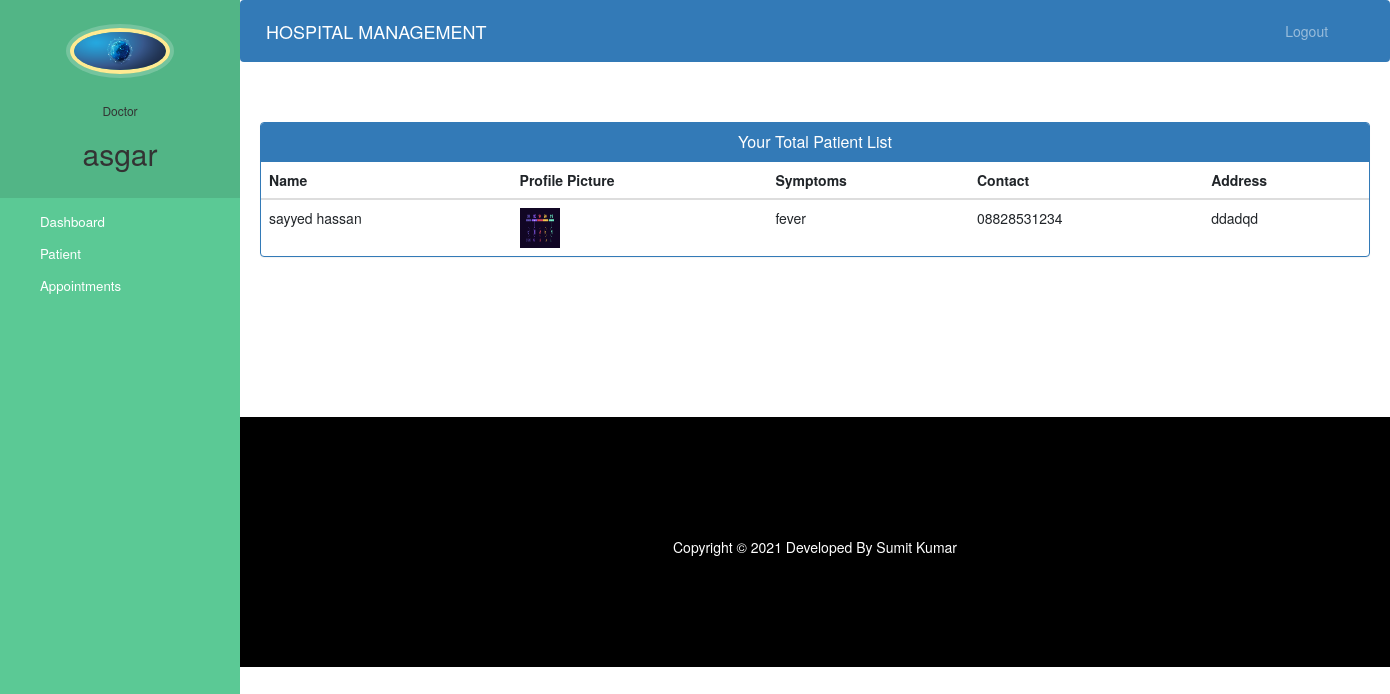
Page /doctor-view-patient (signed in) on the committed database.
### hospital/models.py (models this page shows, shortened)
class Doctor(models.Model):
    user=models.OneToOneField(User,on_delete=models.CASCADE)
    profile_pic= models.ImageField(upload_to='profile_pic/DoctorProfilePic/',null=True,blank=True)
    address = models.CharField(max_length=40)
    mobile = models.CharField(max_length=20,null=True)
    department= models.CharField(max_length=50,choices=departments,default='Cardiologist')
    status=models.BooleanField(default=False)

class Patient(models.Model):
    user=models.OneToOneField(User,on_delete=models.CASCADE)
    profile_pic= models.ImageField(upload_to='profile_pic/PatientProfilePic/',null=True,blank=True)
    address = models.CharField(max_length=40)
    mobile = models.CharField(max_length=20,null=False)
    symptoms = models.CharField(max_length=100,null=False)
    assignedDoctorId = models.PositiveIntegerField(null=True)
    admitDate=models.DateField(auto_now=True)
    status=models.BooleanField(default=False)
    @property
    def get_name(self):
        return self.user.first_name+" "+self.user.last_name

### hospital/views.py (the view)
# urls.py: path('doctor-view-patient', views.doctor_view_patient_view,name='doctor-view-patient'),
@login_required(login_url='doctorlogin')
@user_passes_test(is_doctor)
def doctor_view_patient_view(request):
    patients=models.Patient.objects.all().filter(status=True,assignedDoctorId=request.user.id)
    doctor=models.Doctor.objects.get(user_id=request.user.id) #for profile picture of doctor in sidebar
    return render(request,'hospital/doctor_view_patient.html',{'patients':patients,'doctor':doctor})

### hospital/views.py (called while the page is built)
def is_doctor(user):
    return user.groups.filter(name='DOCTOR').exists()

### templates/hospital/doctor_view_patient.html (shortened to what this page needs)
{% extends 'hospital/doctor_base.html' %}
{% block content %}
{%load static%}
<head>
  <link href="//netdna.bootstrapcdn.com/bootstrap/3.0.0/css/bootstrap.min.css" rel="stylesheet" id="bootstrap-css">
</head>
<div class="container">
  <div class="panel panel-primary">
    <div class="panel-heading">
      <h6 class="panel-title">Your Total Patient List</h6>
    </div>
    <table class="table table-hover" id="dev-table">
      <thead>
        <tr>
          <th>Name</th>
          <th>Profile Picture</th>
          <th>Symptoms</th>
          <th>Contact</th>
          <th>Address</th>
        </tr>
      </thead>
      {% for p in patients %}
      <tr>
        <td> {{p.get_name}}</td>
        <td> <img src="{% static p.profile_pic.url %}" alt="Profile Pic" height="40px" width="40px" /></td>
        <td>{{p.symptoms}}</td>
        <td>{{p.mobile}}</td>
        <td>{{p.address}}</td>
      </tr>
      {% endfor %}
    </table>
  </div>
</div>
{% endblock content %}

### templates/hospital/doctor_base.html (shortened to what this page needs)
<!DOCTYPE html>
{% load static %}
<html lang="en">
<head>
  <link rel="stylesheet" href="https://stackpath.bootstrapcdn.com/bootstrap/4.3.1/css/bootstrap.min.css">
  <link rel="stylesheet" href="https://maxcdn.bootstrapcdn.com/font-awesome/4.7.0/css/font-awesome.min.css">
</head>
<body>
  <nav class="menu" tabindex="0">
    <header class="avatar">
      <img src="{% static doctor.profile_pic.url %}" alt="Profile Pic" />
      <br><br>
      <h6>Doctor</h6>
      <h2>{{request.user.first_name}}</h2>
    </header>
    <ul>
      <li tabindex="0" class="icon-dashboard"> <a style="color:white; text-decoration:none;" href="/doctor-dashboard"><span>Dashboard</span></a> </li>
      <li tabindex="0" class="icon-users"> <a style="color:white; text-decoration:none;" href="/doctor-patient"><span>Patient</span></a></li>
      <li tabindex="0" class="icon-calendar"> <a style="color:white; text-decoration:none;" href="/doctor-appointment"><span>Appointments</span></a></li>
    </ul>
  </nav>
  <main>
    <div class="bs-example">
      <nav class="navbar navbar-expand-md  navbar-dark fixed-top" style="background:#337AB7;">
        <a href="/doctor-dashboard" class="navbar-brand">HOSPITAL MANAGEMENT</a>
        <div class="collapse navbar-collapse justify-content-between" id="navbarCollapse">
          <div class="navbar-nav" style=" margin-left: 90%;">
            <a href="/logout" class="nav-item nav-link">Logout</a>
          </div>
        </div>
      </nav>
    </div>
    <br><br>
    {% block content %}
    {% endblock content %}
    <br><br><br><br><br><br><br>
    <footer>
      <br>
      <div class="container">
        <div class="row">
          <div class="col-md-12 col-sm-12">
            <div style="color:#ffffff;" class="wow fadeInUp footer-copyright">
              <p>
                Copyright &copy; 2021 Developed By Sumit Kumar </p>
            </div>
          </div>
        </div>
      </div>
    </footer>
  </main>
</body>
</html>

### templates/hospital/doctor_base.html (style rules this page uses)
a:link { text-decoration: none; }
a { color: white; }
footer { padding: 0px 0px 0px 0px; background-color: black; margin: 0px; }
p { text-align: center; }
body { padding-left: 240px; }
main { position: relative; height: 100vh; }
.menu { background: #5bc995; height: 100vh; width: 240px; position: fixed; top: 0px; left: 0; z-index: 5; outline: none; }
.menu .avatar { background: rgba(0, 0, 0, 0.1); padding: 2em 0.5em; text-align: center; }
.menu .avatar img { width: 100px; border-radius: 50%; overflow: hidden; border: 4px solid #ffea92; box-shadow: 0 0 0 4px rgba(255, 255, 255, 0.2); }
.menu .avatar h2 { font-weight: normal; margin-bottom: 0; }
.menu ul { list-style: none; padding: 0.5em 0; margin: 0; }
.menu ul li { padding: 0.5em 1em 0.5em 3em; font-size: 0.95em; font-weight: regular; background-repeat: no-repeat; background-position: left 15px center; background-size: auto 20px; transition: all 0.15s linear; cursor: pointer; }
.menu ul li.icon-dashboard { background-image: url("http://www.entypo.com/images//gauge.svg"); }
.menu ul li.icon-users { background-image: url("http://www.entypo.com/images//users.svg"); }
.menu ul li.icon-calendar { background-image: url("http://www.entypo.com/images//calendar.svg"); }

### templates/hospital/doctor_view_patient.html (style rules this page uses)
a:link { text-decoration: none; }
h6 { text-align: center; }
.row { margin: 100px; }

### rows in the picture
Doctor: profile_pic (picture)
Patient: get_name "sayyed hassan", profile_pic (picture), symptoms "fever", mobile "08828531234", address "ddadqd"

### other values in the picture
{{ request.user.first_name }} "asgar"
